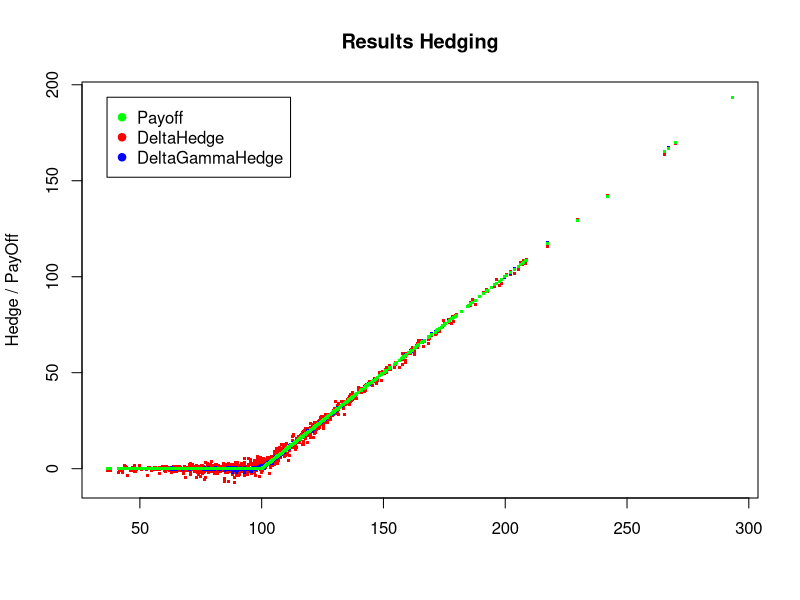
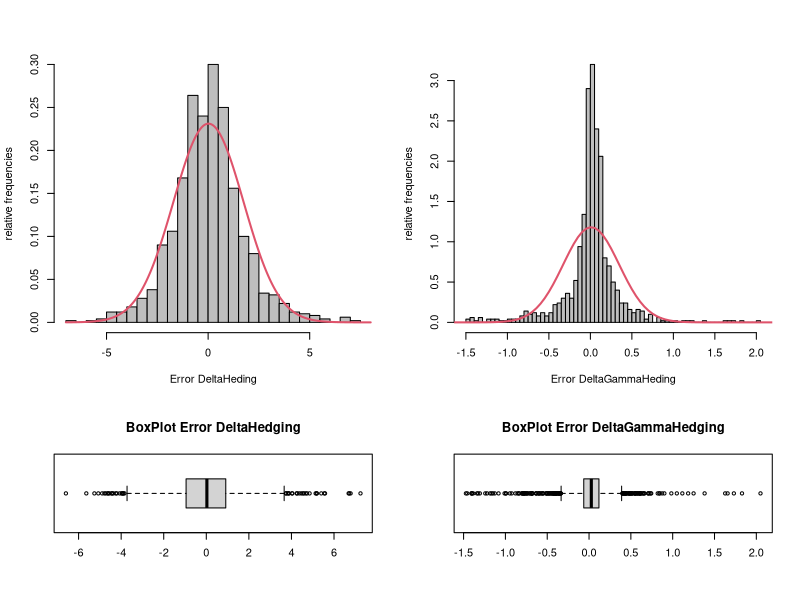
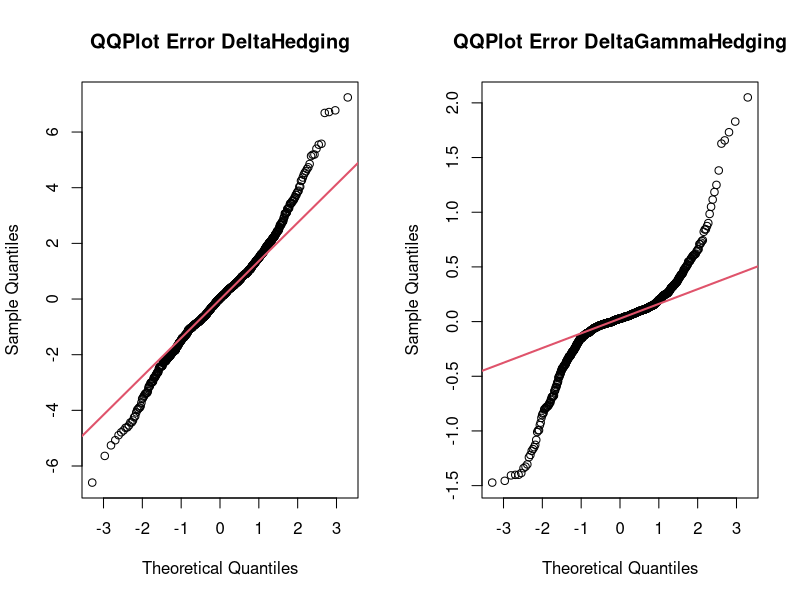

Generate these figures, in order, with R:
BSMOption <- function(PutCallFlag,S,T,K,r,sigma,Greek)
# 'Four Things You Might Not Know About The Black-Scholes-Formula'
{
   if(PutCallFlag=="Call" && Greek=="Price" && T>0)
   {
      d1=(log(S/K)+(r+sigma^2/2)*T) / (sigma*sqrt(T))
      d2=d1 - sigma * sqrt(T)
      return(S * pnorm(d1, mean=0, sd=1) - K * exp(-r*T) * pnorm(d2, mean=0, sd=1)) 
   }
   if(PutCallFlag=="Call" && Greek=="Delta" && T>0)
   {
      d1=(log(S/K)+(r+sigma^2/2)*T) / (sigma*sqrt(T))
      return(pnorm(d1, mean=0, sd=1)) 
   }
   if((PutCallFlag=="Call" || PutCallFlag=="Put") && Greek=="Gamma" && T>0)
   {
      d1=(log(S/K)+(r+sigma^2/2)*T) / (sigma*sqrt(T))
      return(dnorm(d1, mean=0, sd=1) / (S * sigma * sqrt(T))) 
   }
   if(PutCallFlag=="Call" && Greek=="Delta" && T==0)
      {return(0)}
   if(PutCallFlag=="Call" && Greek=="Price" && T==0)
      {return(pmax(S-K,0))} 
   if(PutCallFlag=="Put" && Greek=="Price" && T==0)
      {return(pmax(K-S,0))}
   if(PutCallFlag=="Put")
      {return(-1 * BSMOption("Call",S,T,K,r,-1 * sigma,Greek))}
}

varianz <- function(x) {n=length(x) ; var(x) * n / (n-1)}
stdabw <- function(x) {n=length(x) ; sqrt(var(x) * n / (n-1))}

# Parameter
PutCallFlag = "Call"; # Put or Call
S_0 = 100;
T = 0.5;
K = 100;
r = 0.05;
mu = 0.15;
sigma = 0.5;
Npaths = 1000 # 5 * 10^3;
Nhedgepoints = 52;

##################
set.seed(123456);
dt = T/Nhedgepoints;

# Data
S_t<-rep(0, times=Npaths);
Payoff<-rep(0, times=Npaths);

# DeltaHedge
Hedge_DeltaHedge<-rep(0, times=Npaths);
Error_DeltaHedge<-rep(0, times=Npaths);

# DeltaGammaHedge
Hedge_DeltaGammaHedge<-rep(0, times=Npaths);
Error_DeltaGammaHedge<-rep(0, times=Npaths);

# Vergleiche 'Four Things You Might Not Know About The Black-Scholes-Formula'

# Loop over j = 1 to Npaths
for(j in 1:Npaths) 
{
   S <- S_0;
   
   # DeltaHedge
   V_DeltaHedge <- BSMOption(PutCallFlag,S,T,K,r,sigma,"Price"); # initial investment
   a_DeltaHedge <- BSMOption(PutCallFlag,S,T,K,r,sigma,"Delta"); # stock position = delta
   b_DeltaHedge <- V_DeltaHedge-a_DeltaHedge*S; # rest in bank; self-fin. Cond.
   
   # DeltaGammaHedge
   K0 <- S
   # initial investment
   V_DeltaGammaHedge <- BSMOption(PutCallFlag,S,T,K,r,sigma,"Price") 
   #c=BScall(S,T-i*dt,K1,.,greek=gamma)/BScall(S,T-i*dt,K0,.,greek=gamma)
   c_DeltaGammaHedge <- BSMOption(PutCallFlag,S,T,K,r,sigma,"Gamma")/BSMOption(PutCallFlag,S,T,K0,r,sigma,"Gamma")
   #a=BScall(S,T-i*dt,K1,.,greek=delta)-c*BScall(S,T-i*dt,K0,.,greek=delta)
   a_DeltaGammaHedge <- BSMOption(PutCallFlag,S,T,K,r,sigma,"Delta")-c_DeltaGammaHedge*BSMOption(PutCallFlag,S,T,K0,r,sigma,"Delta")
   #b=V-a*S-c*BScall(S,T-i*dt,K0,., greek=price)
   b_DeltaGammaHedge <- V_DeltaGammaHedge-a_DeltaGammaHedge*S-c_DeltaGammaHedge * BSMOption(PutCallFlag,S,T,K0,r,sigma,"Price")
   
   # Loop over i=1 to Nhedgepoints
   for(i in 1:Nhedgepoints) 
   {
      eps <- rnorm(1); # eps=random.normal() simulate outcome of N(0,1)
      S <- S*exp((mu-0.5*sigma^2)*dt+sigma*sqrt(dt)*eps);
      
      # Delta-Hedge
      V_DeltaHedge<-a_DeltaHedge*S+b_DeltaHedge*exp(r*dt);
      a_DeltaHedge<-BSMOption(PutCallFlag,S,T-i*dt,K,r,sigma,"Delta");
      b_DeltaHedge<-V_DeltaHedge-a_DeltaHedge*S;
      
      # DeltaGammaHedging : K0 = K_liquid (S_T) ; K1 = illiquid (S0)
      
      # V=a*S+b*exp(r*dt)+c*BScall(S,T-i*dt, K0,.,greek=price)
      V_DeltaGammaHedge<-a_DeltaGammaHedge*S+b_DeltaGammaHedge*exp(r*dt)+c_DeltaGammaHedge*BSMOption(PutCallFlag,S,T-i*dt,K0,r,sigma,"Price")
      
      K0 <- S;
      
      #c=BScall(S,T-i*dt,K1,.,greek=gamma)/BScall(S,T-i*dt,K0,.,greek=gamma)
      if (i==Nhedgepoints)
         c_DeltaGammaHedge <- 0 else
            c_DeltaGammaHedge <- BSMOption(PutCallFlag,S,T-i*dt,K,r,sigma,"Gamma")/BSMOption(PutCallFlag,S,T-i*dt,K0,r,sigma,"Gamma")
      
      #a=BScall(S,T-i*dt,K1,.,greek=delta)-c*BScall(S,T-i*dt,K0,.,greek=delta)
      a_DeltaGammaHedge <- BSMOption(PutCallFlag,S,T-i*dt,K,r,sigma,"Delta")-c_DeltaGammaHedge*BSMOption(PutCallFlag,S,T-i*dt,K0,r,sigma,"Delta")
      
      #b=V-a*S-c* BScall(S,T-i*dt,K0,., greek=price)
      b_DeltaGammaHedge <- V_DeltaGammaHedge-a_DeltaGammaHedge*S-c_DeltaGammaHedge*BSMOption(PutCallFlag,S,T-i*dt,K0,r,sigma,"Price")
   }
   
   S_t[j] <- S;
   Hedge_DeltaHedge[j] <- V_DeltaHedge;
   Hedge_DeltaGammaHedge[j] <- V_DeltaGammaHedge;
   Payoff[j] <- BSMOption(PutCallFlag,S,0,K,r,sigma,"Price");
}

# Calc Error
Error_DeltaHedge<-Payoff - Hedge_DeltaHedge;
Error_DeltaGammaHedge<-Payoff - Hedge_DeltaGammaHedge;

### Plots

# Plot PayOff vs Hedge
   plot(S_t, Hedge_DeltaHedge, col = "red", type = "p", pch='.', cex=3, main = "Results Hedging" , ylab="Hedge / PayOff", xlab="")
   points(S_t, Hedge_DeltaGammaHedge, col = 'blue', type = "p", pch='.', cex=3)
   points(S_t, Payoff, col = 'green', type = "p", pch='.', cex=3)

   # Legende formatieren
   legend(if(PutCallFlag=="Call"){min(S_t)} else max(S_t)*3/4, max(Payoff), legend = c("Payoff","DeltaHedge","DeltaGammaHedge"), col = c("green", "red","blue"), pch=c(19,19,19), cex=1)

# Define Histogramms Errors and Boxplot Errors
   layout(rbind(c(1,2),c(1,2),c(3,4)))

	# Plot Hist from Error
		hist(Error_DeltaHedge, breaks = nclass.FD(Error_DeltaHedge), freq=FALSE, col = "gray", border="black", main = '' , xlab='Error DeltaHeding',ylab='relative frequencies') 
		# Add NormalDistribution
		x<-seq(floor(min(Error_DeltaHedge)), ceiling(max(Error_DeltaHedge)), by=0.05) 
		points(x, dnorm(x, mean=mean(Error_DeltaHedge), sd=stdabw(Error_DeltaHedge)), type = "l", lwd=2, col=2)

		hist(Error_DeltaGammaHedge, breaks = nclass.FD(Error_DeltaGammaHedge), freq=FALSE, col = "gray", border="black", main = '' , xlab='Error DeltaGammaHeding',ylab='relative frequencies') 
		# Add NormalDistribution
		x<-seq(floor(min(Error_DeltaGammaHedge)), ceiling(max(Error_DeltaGammaHedge)), by=0.05)
		points(x, dnorm(x, mean=mean(Error_DeltaGammaHedge), sd=stdabw(Error_DeltaGammaHedge)), type = "l", lwd=2, col=2)

   # Plot Boxplot
	   boxplot(Error_DeltaHedge, horizontal=TRUE, main='BoxPlot Error DeltaHedging')
	   boxplot(Error_DeltaGammaHedge, horizontal=TRUE, main='BoxPlot Error DeltaGammaHedging')

# Define QQ-Plots
  layout(rbind(c(1,2)))

	# QQ-Plot der Fehler
		qqnorm(Error_DeltaHedge, main='QQPlot Error DeltaHedging')
		qqline(Error_DeltaHedge, lwd=2 , col=2)

	# QQ-Plot der Fehler
		qqnorm(Error_DeltaGammaHedge, main='QQPlot Error DeltaGammaHedging')
		qqline(Error_DeltaGammaHedge, lwd=2 , col=2)
